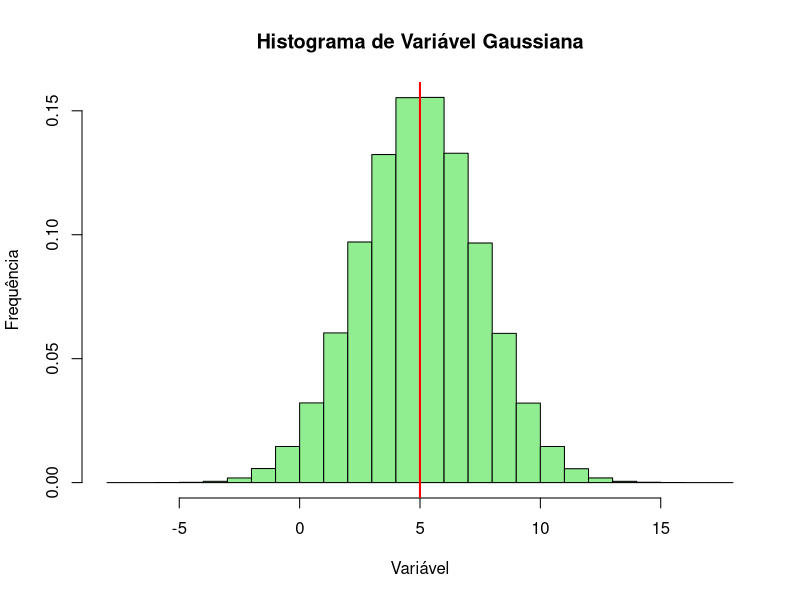
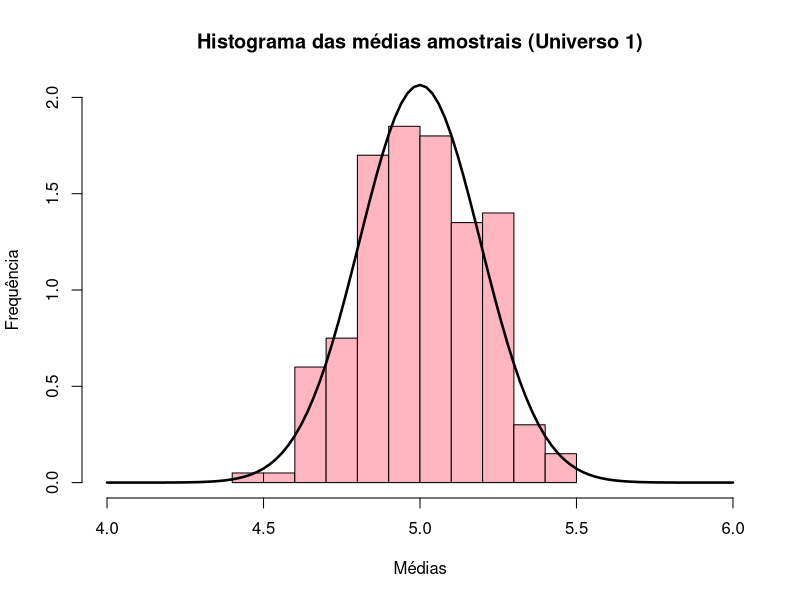
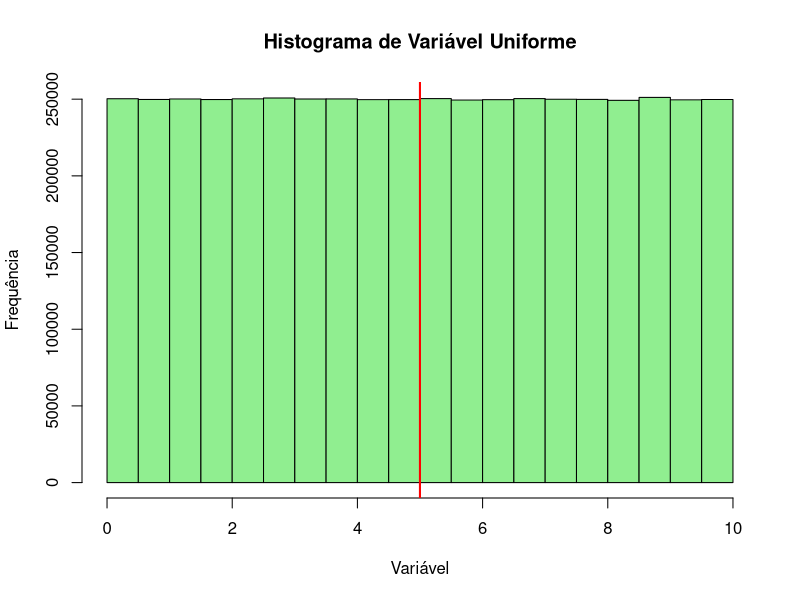
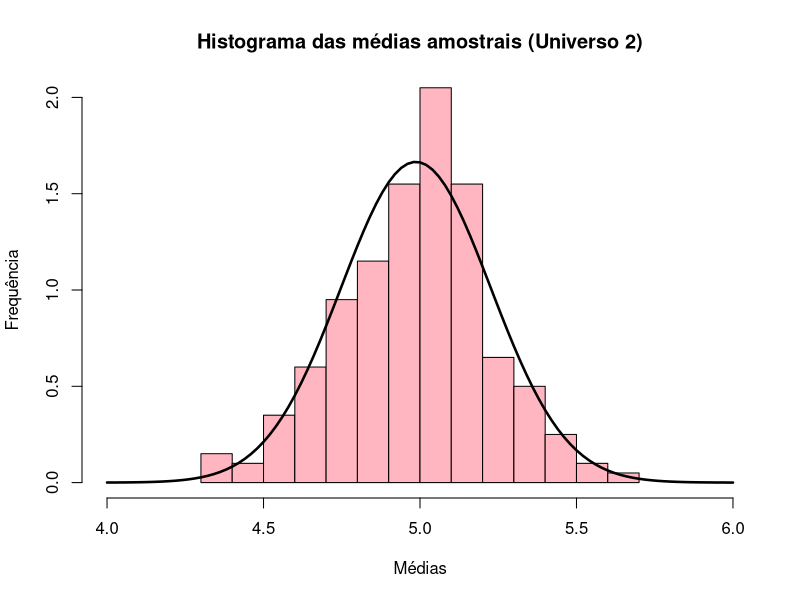
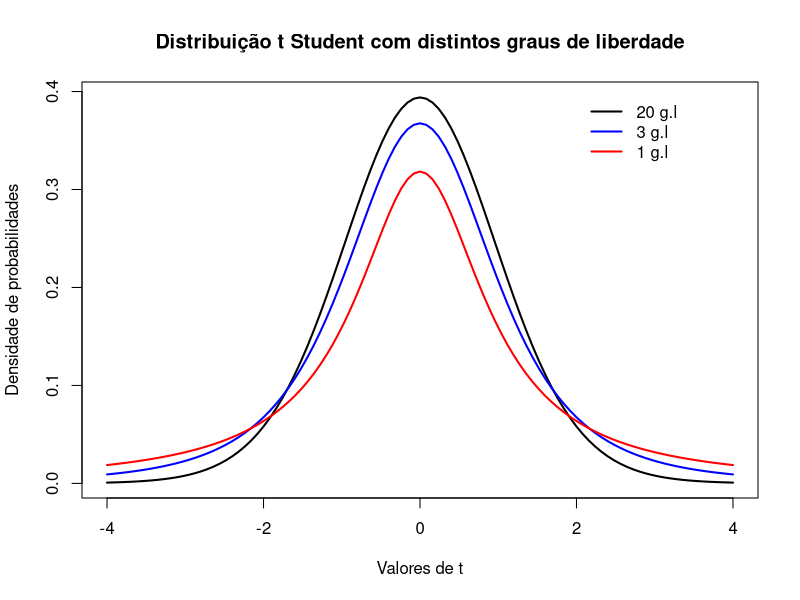
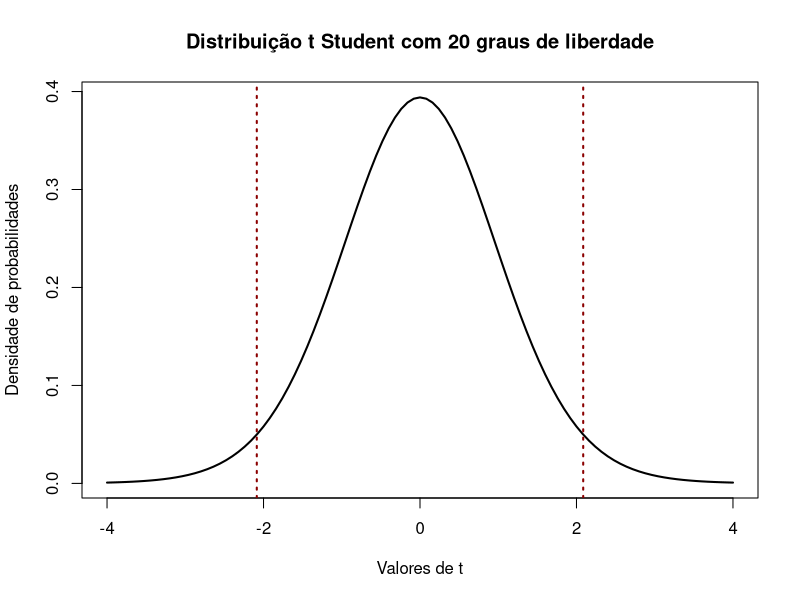

The R source for these figures, in order:
## ---- chunk 1

universo_1 <- rnorm(n = 5000000, mean = 5, sd = 2.5)

## ---- chunk 2

hist(universo_1, main = "Histograma de Variável Gaussiana",
     col = "lightgreen", xlab = "Variável", ylab = "Frequência", probability = TRUE)
    abline(v = mean(universo_1), col = "red", lwd = 2)

## ---- chunk 3

# Primeiro criamos uma matriz para salvar essas amostras que faremos no loop
amostras_1 <- matrix(nrow = 150, ncol = 200)

# Amostragem

for (i in 1:200)
{
  amostras_1[,i] = sample(universo_1, size = 150)
}

## ---- chunk 4

medias_1 <- apply(amostras_1, 2, mean)

## ---- chunk 5

hist(medias_1, col = "lightpink", main = "Histograma das médias amostrais (Universo 1)", xlab = "Médias", 
     ylab = "Frequência", probability = TRUE, xlim = c(4,6), ylim = c(0,2), nclass = 11)

curve(dnorm(x, mean = mean(medias_1), sd = sd(medias_1)),
      lwd = 2.5, add = TRUE, yaxt = "n")

## ---- chunk 6

universo_2 <- runif(n = 5000000, min = 0, max = 10)

## ---- chunk 7

hist(universo_2, main = "Histograma de Variável Uniforme",
     col = "lightgreen", xlab = "Variável", ylab = "Frequência")
  abline(v = mean(universo_2), col = "red", lwd = 2)

## ---- chunk 8

# Primeiro criamos uma matriz para salvar essas amostras que faremos no loop
amostras_2 <- matrix(nrow = 150, ncol = 200)

# Amostragem

for (i in 1:200)
{
  amostras_2[,i] = sample(universo_2, size = 150)
}

## ---- chunk 9

medias_2 <- apply(amostras_2, 2, mean)

## ---- chunk 10

hist(medias_2, col = "lightpink", main = "Histograma das médias amostrais (Universo 2)", xlab = "Médias", 
     ylab = "Frequência", probability = TRUE, xlim = c(4,6), ylim = c(0,2), nclass = 11)

curve(dnorm(x, mean = mean(medias_2), sd = sd(medias_2)),
      lwd = 2.5, add = TRUE, yaxt = "n")

## ---- chunk 11
curve(dt(x, 20), from = -4, to = 4, col = "black", main = "Distribuição t Student com distintos graus de liberdade",
      xlab = "Valores de t", ylab = "Densidade de probabilidades", lwd = 2)

curve(dt(x, 3), from = -4, to = 4, col = "blue", add = TRUE, lwd = 2)

curve(dt(x, 1), from = -4, to = 4, col = "red", add = TRUE, lwd = 2)

legend(x = 2, y = 0.4, legend = c("20 g.l", "3 g.l", "1 g.l"), 
       col = c("black", "blue", "red"), bty = "n", lwd = 2, lty = 1)


## ---- chunk 12
curve(dt(x, 20), from = -4, to = 4, col = "black", main = "Distribuição t Student com 20 graus de liberdade",
      xlab = "Valores de t", ylab = "Densidade de probabilidades", lwd = 2)
abline(v = qt(0.025, 20), col = "darkred", lwd = 2, lty = 3)
abline(v = qt(0.975, 20), col = "darkred", lwd = 2, lty = 3)

## ---- chunk 13

intconf <- function(x, alpha) {
  
  # parâmetros
  media <- mean(x, na.rm = TRUE)
  dp <- sd(x, na.rm = TRUE)
  n <- length(x)
  
  # nomes dos intervalos
  nomes <- c(paste0(alpha/2*100, "%"), paste0((1-alpha/2)*100, "%"))
  
  resultado <- c(media + (qt(alpha/2, n-1) * dp / sqrt(n)),
                 media + (qt(1-alpha/2, n-1) * dp / sqrt(n)))
  names(resultado) <- nomes
  resultado
}

## ---- chunk 14

# A amostra de n = 50
amostra <- sample(universo_1, size = 50)

# A média
mean(amostra)

# O intervalo de confiança de 95 % da média
intconf(amostra, 0.05)

